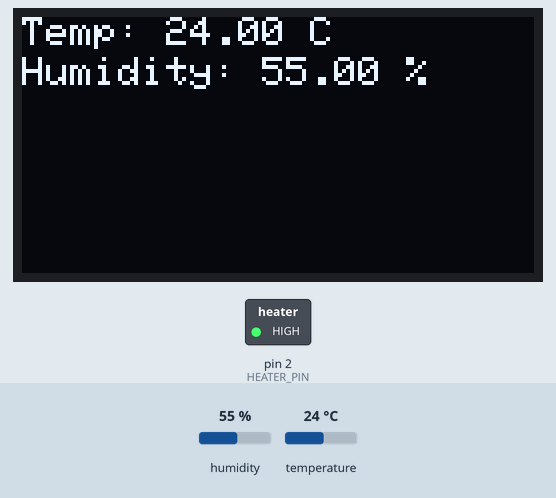
Recording of a sketch running on a simulated Arduino Uno, built with avr-gcc and run on an emulated ATmega328P. Shown: 128×64 one-colour display, switched loads named in the sketch (green lamp = pin HIGH). The test bench sets the inputs (shaded band); at power-on: humidity 55 %, temperature 24 °C. The display library's start-up logo is not drawn.

Above: at 3.2 s.
3.3 s: humidity set to 22 %
At 5.6 s:
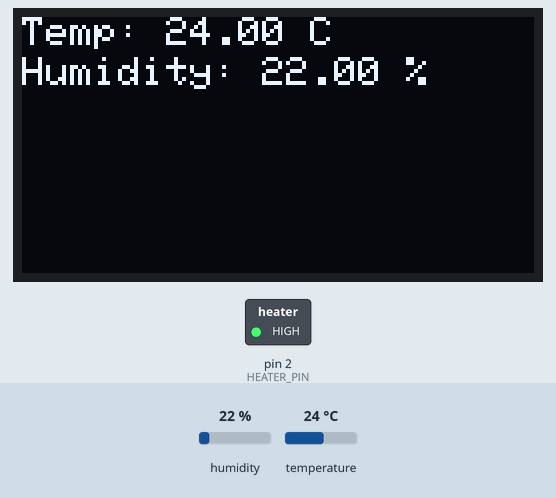
6.0 s: temperature set to 12 °C
At 7.2 s:
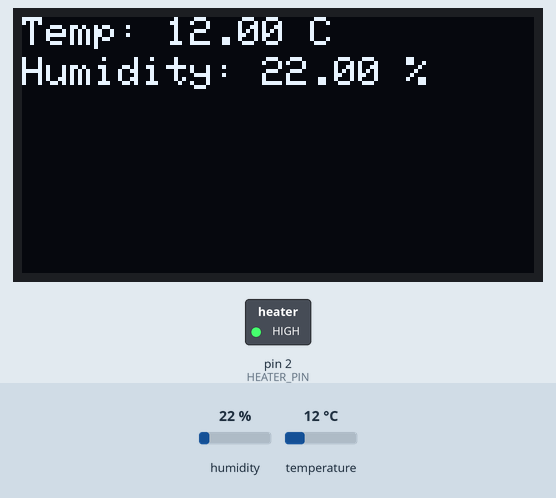
8.7 s: humidity set to 40 %
At 11.4 s:
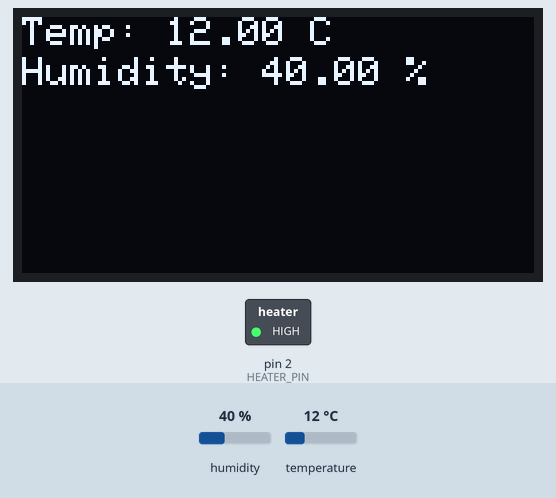
11.7 s: temperature set to 19 °C
Timing chart, 0 to 14.7 s (numbered marks = the images above; inputs shaded):
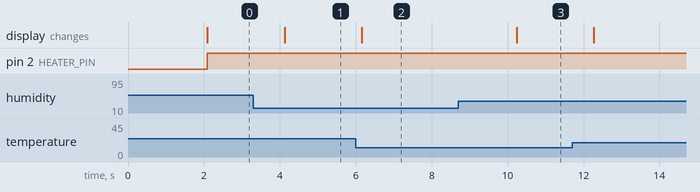

The sketch:

main_logic_of_dehydrator.ino
```cpp
#include <Wire.h>
#include <Adafruit_GFX.h>
#include <Adafruit_SSD1306.h>
#include <DHT.h>

#define SCREEN_WIDTH 128
#define SCREEN_HEIGHT 64
#define OLED_RESET    -1
Adafruit_SSD1306 display(SCREEN_WIDTH, SCREEN_HEIGHT, &Wire, OLED_RESET);

#define DHTPIN 4          // Change this to the pin you're using for the DHT sensor
#define DHTTYPE DHT22     // Change to DHT11 if using a DHT11 sensor
DHT dht(DHTPIN, DHTTYPE);

#define HEATER_PIN 2      // Relay control pin

void setup() {
  Serial.begin(115200);

  // Initialize the OLED display
  if(!display.begin(SSD1306_I2C_ADDRESS, 0x3C)) { // Check the address (0x3C is common)
    Serial.println(F("SSD1306 allocation failed"));
    for(;;);
  }
  display.display();
  delay(2000);  // Pause for 2 seconds

  // Initialize DHT sensor
  dht.begin();

  // Initialize heater control pin
  pinMode(HEATER_PIN, OUTPUT);
  digitalWrite(HEATER_PIN, LOW); // Make sure heater is off initially
}

void loop() {
  // Read temperature and humidity
  float humidity = dht.readHumidity();
  float temperature = dht.readTemperature();

  // Check if any reads failed and exit early
  if (isnan(humidity) || isnan(temperature)) {
    Serial.println(F("Failed to read from DHT sensor!"));
    return;
  }

  // Display temperature and humidity on OLED
  display.clearDisplay();
  display.setTextSize(1);
  display.setTextColor(SSD1306_WHITE);
  display.setCursor(0,0);
  display.print(F("Temp: "));
  display.print(temperature);
  display.print(F(" C"));
  display.setCursor(0,10);
  display.print(F("Humidity: "));
  display.print(humidity);
  display.print(F(" %"));
  display.display();

  // Control heater based on temperature
  if (temperature < 50) { // Set your desired temperature threshold
    digitalWrite(HEATER_PIN, HIGH); // Turn heater on
  } else {
    digitalWrite(HEATER_PIN, LOW);  // Turn heater off
  }

  delay(2000); // Delay between readings
}
```

Measured:
- after the input at 3.3 s, the display: changes after 0.83 s (image 1)
- after the input at 6.0 s, the display: changes after 0.16 s (image 2)
- after the input at 8.7 s, the display: changes after 1.5 s (image 3)
